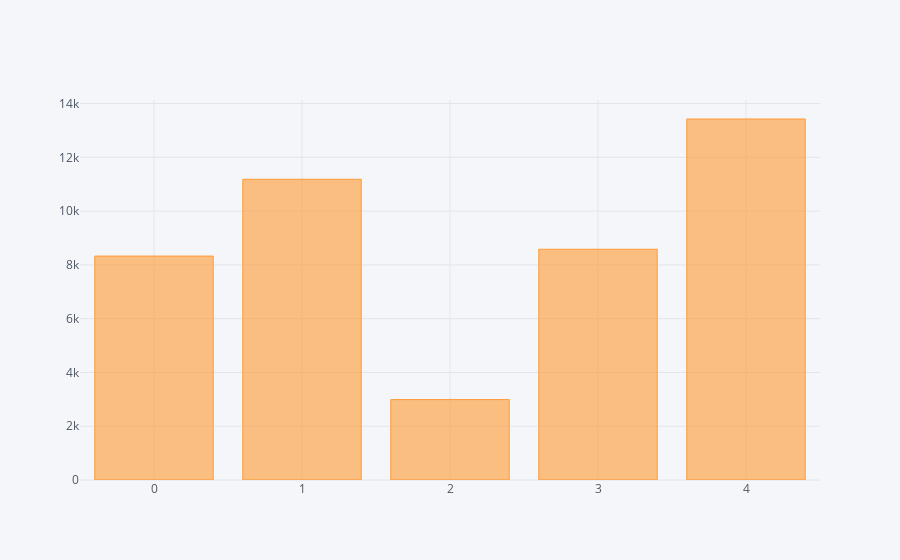

The notebook cell saved with this chart:
### Markdown cell above
Although most of the documents have a maximum amount of 10 words, we will use 28 words as maximum, to avoid penalization on train data

### Code cell
pd.DataFrame([token_df[x].count().sum() for x in token_df.columns.levels[0]]).iplot(kind='bar')

### Figure 1 — Plotly figure (JSON) as saved in the notebook; plotly's stock layout.template omitted (floating-point values rounded to 4 significant figures)
{"data": [{"marker": {"color": "rgba(255, 153, 51, 0.6)", "line": {"color": "rgba(255, 153, 51, 1.0)", "width": 1}}, "name": "0", "orientation": "v", "text": "", "type": "bar", "uid": "a8819976-9ff5-4651-adcc-c29bf550309a", "x": [0, 1, 2, 3, 4], "y": [8328, 11185, 2990, 8582, 13427]}], "layout": {"legend": {"bgcolor": "#F5F6F9", "font": {"color": "#4D5663"}}, "paper_bgcolor": "#F5F6F9", "plot_bgcolor": "#F5F6F9", "title": {"font": {"color": "#4D5663"}}, "xaxis": {"gridcolor": "#E1E5ED", "showgrid": true, "tickfont": {"color": "#4D5663"}, "title": {"font": {"color": "#4D5663"}, "text": ""}, "zerolinecolor": "#E1E5ED"}, "yaxis": {"gridcolor": "#E1E5ED", "showgrid": true, "tickfont": {"color": "#4D5663"}, "title": {"font": {"color": "#4D5663"}, "text": ""}, "zerolinecolor": "#E1E5ED"}}}
